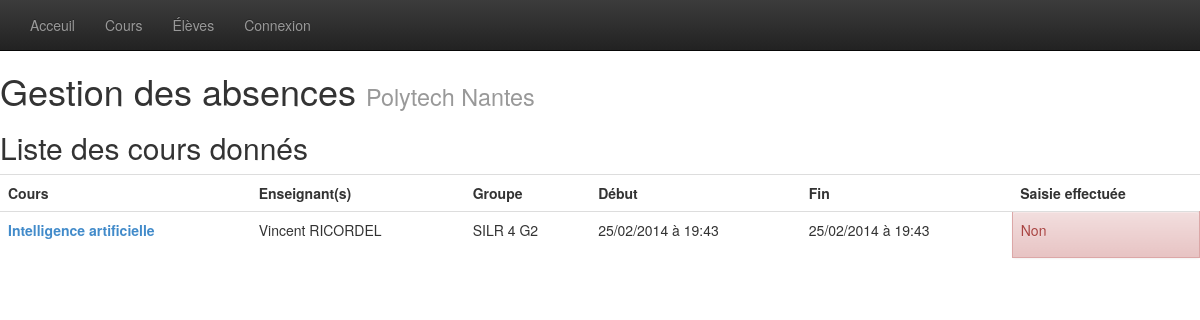
/absences/cours/liste/, run on the app's committed database.
### absences/models.py (models this page shows, shortened)
class Cours (models.Model):
	dateDebut = models.DateTimeField(auto_now = True, auto_now_add = False)
	dateFin = models.DateTimeField(auto_now = True, auto_now_add = False)
	saisieEffectuee = models.BooleanField(default = False)
	matiere = models.ForeignKey(Matiere)
	donne_a = models.ForeignKey(Groupe)
	donne_par = models.ManyToManyField(Enseignant, related_name = 'donne_par')

class Matiere (models.Model):
	intitule = models.CharField(max_length = 200)

class Utilisateur(models.Model):
	user = models.OneToOneField(User)

class Enseignant(Utilisateur):
	pass

class Utilisateur(models.Model):
	user = models.OneToOneField(User)

class Groupe(models.Model):
	nom = models.CharField(max_length=200)
	etudiants = models.ManyToManyField(Etudiant, related_name='membresGroupe+')

### absences/views.py (the view)
class CoursListView(ListView):
	model = Cours
	context_object_name = 'listeCours'
	template_name = 'absences/listeCours.html'
	paginate_by = 10

### absences/templates/absences/listeCours.html (shortened to what this page needs)
{% extends 'general.html' %}
{%block content %}
<h2>Liste des cours donnés</h2>
<table class="table table-hover">
	<tr>
		<th>Cours</th>
		<th>Enseignant(s)</th>
		<th>Groupe</th>
		<th>Début</th>
		<th>Fin</th>
		<th>Saisie effectuée</th>
	</tr>
{% for cours in listeCours %}
	<tr>
		<td><p><strong><a href="{% url 'absences:consultationCours' cours.id %}" title="Voir les absences">{{cours.matiere.intitule}}</a></strong></p></td>
		<td>{% for enseignant in cours.donne_par.all %} {{enseignant.user.first_name}} {{enseignant.user.last_name}}{% if not forloop.last %}, {%endif%}{% endfor %}</td>
		<td>{{cours.donne_a.nom}}</td>
		<td>{{cours.dateDebut|date:"d/m/Y"}} à {{cours.dateDebut|time:"H:i"}}</td>
		<td>{{cours.dateDebut|date:"d/m/Y"}} à {{cours.dateDebut|time:"H:i"}}</td>
		{% if cours.saisieEffectuee %}
			<td class="alert alert-success">Oui</td>
		{% else %}
			<td class="alert alert-danger">Non</td>
		{% endif %}
	</tr>
	{%empty%}
	<tr>
		<td colspan="6">Aucun cours ne correspond à cette date</td>
	</tr>
{% endfor %}
</table>
{%endblock %}

### data on the page
Cours: matiere.intitule "Intelligence artificielle", donne_a.nom "SILR 4 G2", dateDebut "25/02/2014", dateDebut "19:43", saisieEffectuee "Non"
Enseignant: user.first_name "Vincent", user.last_name "RICORDEL"
